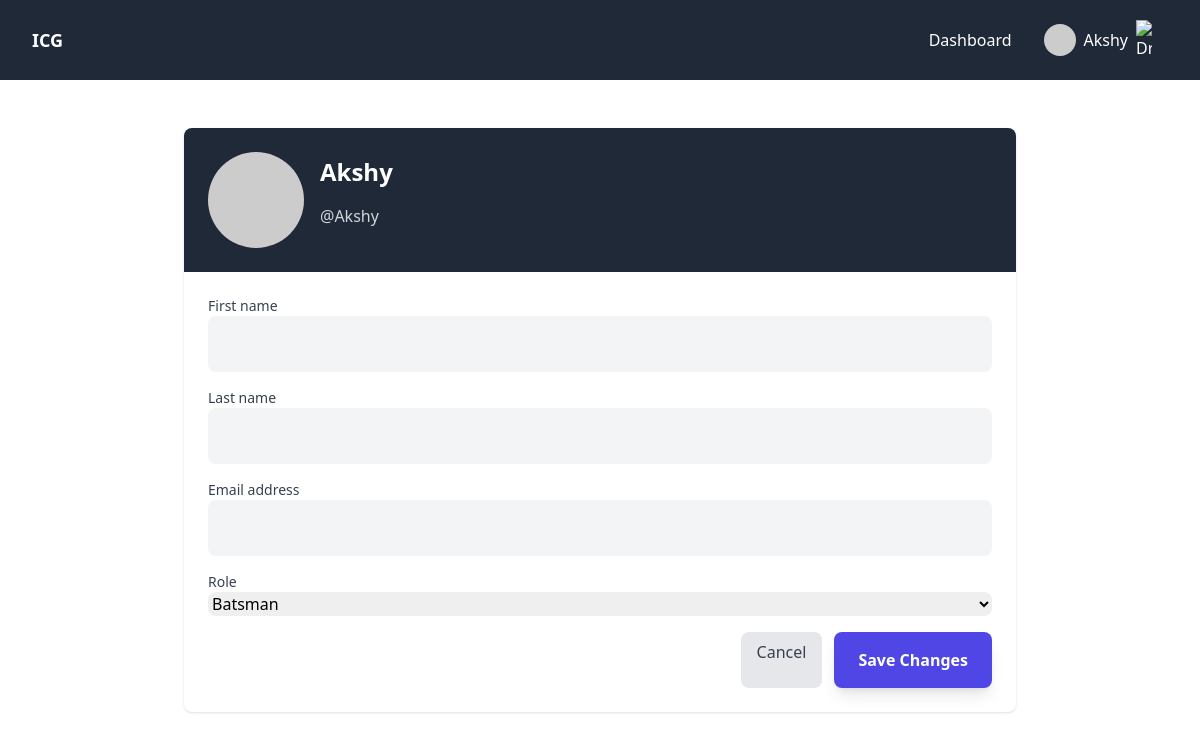
Page /profile/?edit=True (signed in) on the committed database.
### cric_users/models.py (models this page shows)
class User(AbstractUser):
    role = models.CharField(max_length=20, default='batsman')
    pass

### cric_users/views.py (the view)
# urls.py: path('', views.profile_view, name="profile"),
@login_required
def profile_view(request, username=None):
    if not username:
        username = request.user.username
    user = get_object_or_404(User, username=username)
    edit_mode = request.GET.get('edit', False)
    if edit_mode:
        form = ProfileForm(instance=user)  # Use the user directly, not user.profile
        if request.method == 'POST':
            form = ProfileForm(request.POST, request.FILES, instance=user)
            if form.is_valid():
                form.save()
                messages.success(request, "Profile updated successfully!")
                return redirect('profile')
        context = {'user': user, 'form': form, 'edit_mode': True}
    else:
        context = {'user': user}
    return render(request, 'cric_users/profile.html', context)

### cric_users/forms.py
class ProfileForm(forms.ModelForm):
    class Meta:
        model = User
        fields = ['first_name', 'last_name', 'email', 'role']
        widgets = {
            'first_name': forms.TextInput(attrs={'class': 'form-control rounded-lg w-full'}),
            'last_name': forms.TextInput(attrs={'class': 'form-control rounded-lg w-full'}),
            'email': forms.EmailInput(attrs={'class': 'form-control rounded-lg w-full'}),
            'role': forms.Select(attrs={'class': 'form-control rounded-lg w-full'},
                                choices=[('batsman', 'Batsman'),
                                         ('bowler', 'Bowler'),
                                         ('allrounder', 'All-rounder')])
        }

### templates/cric_users/profile.html (shortened to what this page needs)
{% extends 'base.html' %}
{% block content %}
<div class="max-w-4xl mx-auto px-8 py-12">
    <div class="bg-white shadow rounded-lg overflow-hidden">
        <div class="bg-gray-800 text-white p-6">
            <div class="flex items-center space-x-4">
                <div>
                    <img src="https://ui-avatars.com/api/?name={{ user.username }}&background=random" alt="Profile picture" class="h-24 w-24 rounded-full object-cover">
                </div>
                <div>
                    <h1 class="text-2xl font-bold">{{ user.get_full_name|default:user.username }}</h1>
                    <p class="text-gray-300">@{{ user.username }}</p>
                </div>
            </div>
        </div>
        <div class="p-6">
            {% if edit_mode %}
                <form method="post" enctype="multipart/form-data">
                    <div class="space-y-4">
                        {% for field in form %}
                        <div>
                            <label class="block text-sm font-medium text-gray-700">{{ field.label }}</label>
                            {{ field }}
                        </div>
                        {% endfor %}
                        <div class="flex justify-end space-x-3">
                            <a href="{% url 'profile' %}" class="px-4 py-2 bg-gray-200 rounded-lg text-gray-700">Cancel</a>
                            <button type="submit" class="px-4 py-2 bg-blue-500 rounded-lg text-white hover:bg-blue-600">Save Changes</button>
                        </div>
                    </div>
                </form>
            {% endif %}
        </div>
    </div>
</div>
{% endblock %}

### templates/includes/header.html (shortened to what this page needs)
{% load static %}
<header class="flex items-center justify-between bg-gray-800 h-20 px-8 text-white sticky top-0 z-40">
    <div>
        <a class="flex items-center gap-2" href="/">
            <span class="text-lg font-bold">ICG</span>
        </a>
    </div>
    <nav class="block relative">
        <ul class="navitems flex items-center justify-center h-full">
            {% if request.user.is_authenticated %}
            <li><a href="{% url 'home' %}">Dashboard</a></li>
            <li x-data="{ dropdownOpen: false }" class="relative">
                <a @click="dropdownOpen = !dropdownOpen" @click.away="dropdownOpen = false" class="cursor-pointer select-none">
                    <img class="h-8 w-8 rounded-full object-cover" src="https://ui-avatars.com/api/?name={{ request.user.username }}&background=random" alt="Avatar" />
                    {{ request.user.get_full_name|default:request.user.username }}
                    <img x-bind:class="dropdownOpen && 'rotate-180 duration-300'" class="w-4 inline-block" src="https://img.icons8.com/small/32/ffffff/expand-arrow.png" alt="Dropdown" />
                </a>
            </li>
            {% else %}
            <li><a href="{% url 'account_login' %}">Login</a></li>
            <li><a href="{% url 'account_signup' %}?next={% url 'profile-onboarding' %}">Signup</a></li>
            {% endif %}
        </ul>
    </nav>
</header>

### templates/base.html (style rules this page uses)
h1 { @apply text-4xl font-bold mb-4 }
p { @apply mb-4 }
.button, button, [type='submit'], [type='button'] { @apply bg-indigo-600 text-white font-bold rounded-lg shadow-lg transition-all cursor-pointer }
.button, button a, [type='submit'], [type='button'] { @apply px-6 py-4 inline-block }
.navitems>li>a { @apply flex items-center gap-2 h-12 px-4 hover:bg-[rgba(31,41,55,0.3)] rounded-lg; }
label { @apply hidden }
.textarea, textarea, input { @apply w-full rounded-lg py-4 px-5 bg-gray-100 }

### rows in the picture
User: user.get_full_name "Akshy", get_full_name "Akshy", username "Akshy", form "Batsman"

### other values in the picture
{{ field.label }} "First name" "Last name" "Email address" "Role"
